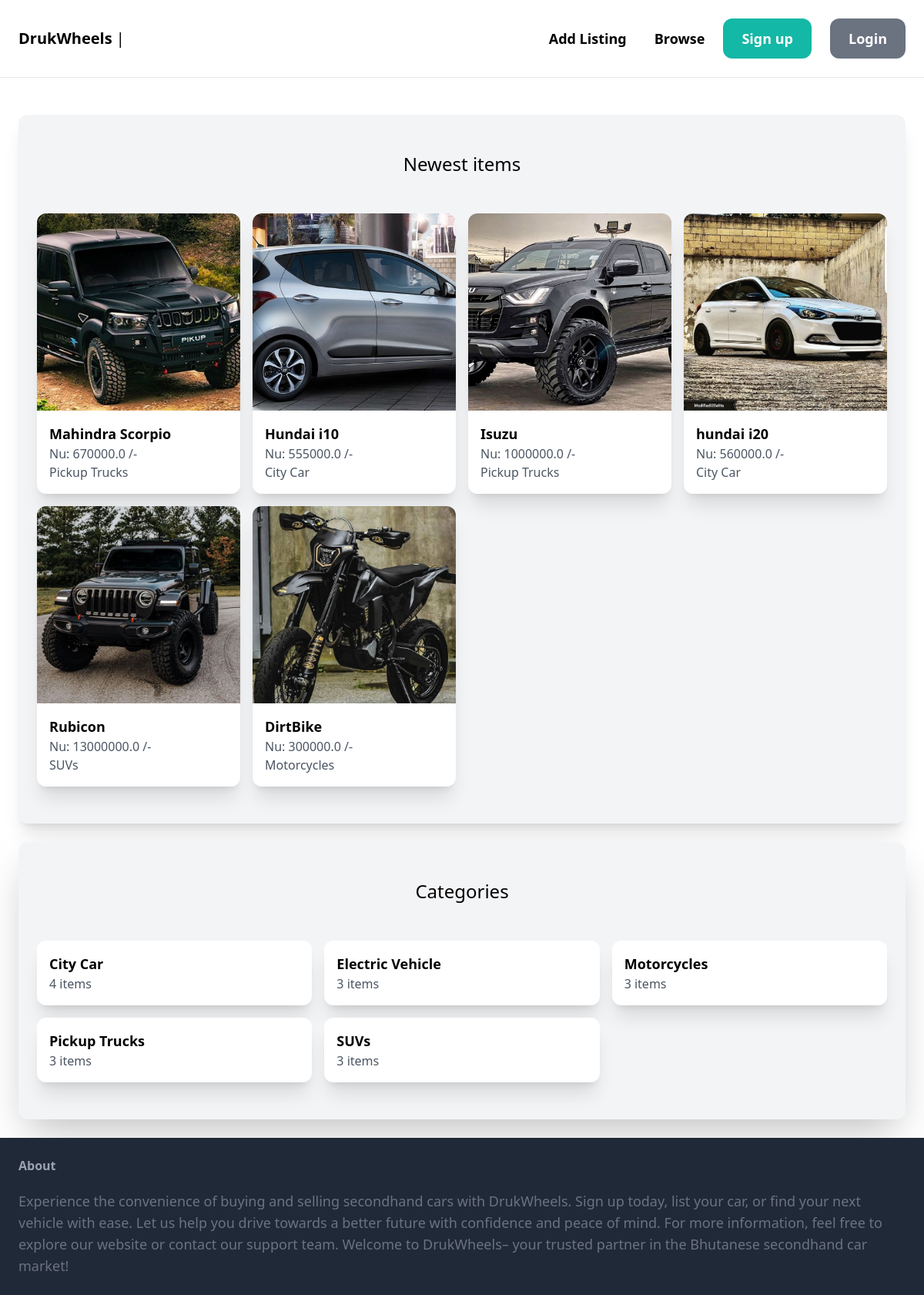
The page / on the database its author committed.
### item/models.py (models this page shows, shortened)
class Item(models.Model):
    category = models.ForeignKey(Category, related_name='cars', on_delete=models.CASCADE)
    name = models.CharField(max_length=255, default='Maruti Suzuki')
    location = models.CharField(max_length=255, default='Thimphu')
    year = models.PositiveIntegerField(default=2010)
    description = models.TextField(blank=True, null=True)
    mileage = models.PositiveIntegerField(default=0)
    color = models.CharField(max_length=100, blank=True, null=True)
    transmission = models.CharField(max_length=100, default='Unknown Transmission', blank=True, null=True)
    fuel_type = models.CharField(max_length=100, default='Unknown Fuel Type', blank=True, null=True)
    price = models.FloatField(default=0.0)
    image = models.ImageField(upload_to='car_images', blank=True, null=True)
    is_sold = models.BooleanField(default=False)
    created_by = models.ForeignKey(User, on_delete=models.CASCADE, related_name='cars')
    created_at = models.DateTimeField(auto_now_add=True)

class Category(models.Model):
    name = models.CharField(max_length=255, unique=True)
    class Meta:
        ordering = ('name',)
        verbose_name_plural = 'Categories'
    def __str__(self):
        return self.name

### core/views.py (the view)
# urls.py: path('', views.index, name='index'),
def index(request):
    items = Item.objects.filter(is_sold=False)[0:6]
    categories = Category.objects.all()
    return render(request, 'core/index.html', {
        'categories': categories,
        'items': items,
    })

### core/templates/core/index.html (shortened to what this page needs)
{% extends 'core/base.html' %}
{% block content %}
    <div class="mt-6 sm:px-6 px-3 w-full py-12 dark:text-white dark:bg-gray-800 dark:text-white bg-gray-100 rounded-xl shadow-xl">
        <h2 class="md:mb-12 mb-3 font-medium text-2xl text-center">Newest items</h2>
        <div class="grid grid-cols-2 md:grid-cols-3 lg:grid-cols-4 gap-4">
            {% for item in items %}
                <div class="shadow-xl rounded-xl overflow-hidden bg-white dark:bg-gray-900">
                    <a href="{% url 'item:detail' item.id %}">
                        <img src="{{ item.image.url }}" class="w-full h-64 object-cover" alt="Product image">
                        <div class="p-4">
                            <h2 class="text-lg font-semibold">{{ item.name }}</h2>
                            <p class="text-gray-600">Nu: {{ item.price }} /-</p>
                            <p class="text-gray-600">{{ item.category }}</p>
                        </div>
                    </a>
                </div>
            {% endfor %}
        </div>
    </div>
    <div class="mt-6 sm:px-6 px-3 py-12 bg-gray-100 dark:bg-gray-900 dark:text-white rounded-xl shadow-2xl">
        <h2 class="mb-12 text-2xl text-center font-medium">Categories</h2>
        <div class="grid grid-cols-2 sm:grid-cols-3 gap-4">
            {% for category in categories %}
                <div class="bg-white dark:bg-gray-800 rounded-xl overflow-hidden shadow-xl">
                    <a href="{% url 'item:items' %}?category={{category.id}}">
                        <div class="p-4">
                            <h2 class="text-lg font-semibold">{{ category.name }}</h2>
                            <p class="text-gray-600">{{ category.cars.count }} items</p>
                        </div>
                    </a>
                </div>
            {% endfor %}
        </div>
    </div>
{% endblock %}

### core/templates/core/base.html (shortened to what this page needs)
{% load static %}
<!DOCTYPE html>
<html lang="en">
<head>
    <script src="https://cdn.tailwindcss.com"></script>
</head>
<body class="dark:bg-gray-900">
    <nav class="dark:text-white py-6 sm:px-6 w-full flex flex-wrap justify-between items-center border-b border-gray-200">
        <a href="/" class="md:text-xl font-semibold">DrukWheels<span class="font-light"> | {{ request.user.username }}</span></a>
        <div id="menu" class="hidden sm:flex sm:space-x-6">
            <a href="{% url 'item:new' %}" class="m-3 sm:text-lg font-semibold hover:text-gray-500">Add Listing</a>
            <a href="{% url 'item:items' %}" class="m-3 sm:text-lg font-semibold hover:text-gray-500">Browse</a>
            {% if request.user.is_authenticated %}
                <a href="{% url 'conversation:inbox' %}" class="px-6 sm:py-3 sm:text-lg font-semibold bg-teal-500 text-white rounded-xl hover:bg-teal-700">Inbox</a>
                <a href="{% url 'dashboard:index' %}" class="px-6 sm:py-3 sm:text-lg font-semibold bg-gray-500 text-white rounded-xl hover:bg-gray-700">Dashboard</a>
                <a href="{% url 'core:logout' %}" class="px-3 sm:py-3 sm:text-lg font-semibold bg-red-500 text-white rounded-xl hover:bg-red-700">Logout</a>
            {% else %}
                <a href="{% url 'core:signup' %}" class="px-6 py-3 text-lg font-semibold bg-teal-500 text-white rounded-xl hover:bg-teal-700">Sign up</a>
                <a href="{% url 'core:login' %}" class="px-6 py-3 text-lg font-semibold bg-gray-500 text-white rounded-xl hover:bg-gray-700">Login</a>
            {% endif %}
        </div>
    </nav>
    <div class="px-6 py-6">
        {% block content %}
        {% endblock %}
    </div>
    <footer class="py-6 px-6 flex justify-between bg-gray-800">
        <div>
            <h3 class="mb-5 font-semibold text-gray-400">About</h3>
            <p class="text-lg text-gray-500 break-words">
                Experience the convenience of buying and selling secondhand cars with DrukWheels. Sign up today, list your car, or find your next vehicle with ease. Let us help you drive towards a better future with confidence and peace of mind.
                For more information, feel free to explore our website or contact our support team. Welcome to DrukWheels– your trusted partner in the Bhutanese secondhand car market!
            </p>
        </div>
    </footer>
</body>
</html>

### rows shown on the page
Item: image (picture), name "Mahindra Scorpio", price "670000.0", category "Pickup Trucks"
Item: image (picture), name "Hundai i10", price "555000.0", category "City Car"
Item: image (picture), name "Isuzu", price "1000000.0", category "Pickup Trucks"
Item: image (picture), name "hundai i20", price "560000.0", category "City Car"
Item: image (picture), name "Rubicon", price "13000000.0", category "SUVs"
Item: image (picture), name "DirtBike", price "300000.0", category "Motorcycles"
Category: name "City Car", cars.count "4"
Category: name "Electric Vehicle", cars.count "3"
Category: name "Motorcycles", cars.count "3"
Category: name "Pickup Trucks", cars.count "3"
Category: name "SUVs", cars.count "3"
